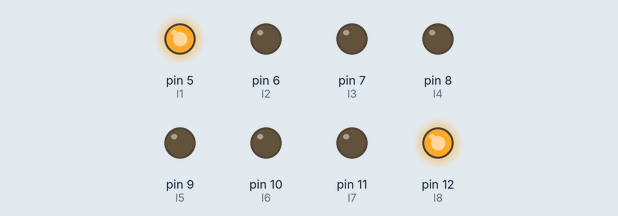
Recording of a sketch running on a simulated Arduino Uno, built with avr-gcc and run on an emulated ATmega328P. Shown: output pins drawn as LEDs (lit = HIGH).

Above: at 0.2 s.
At 1.2 s:
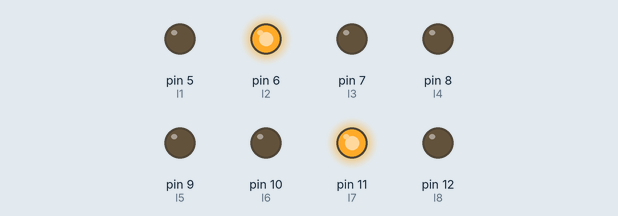
At 3.2 s:
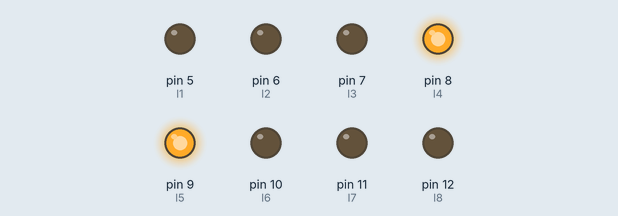
At 5.2 s:
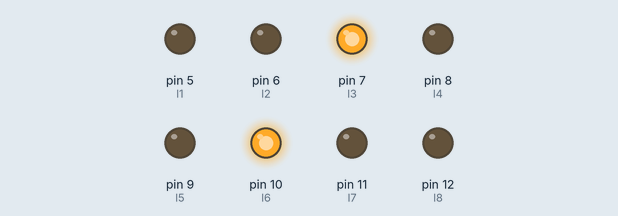
At 9.7 s:
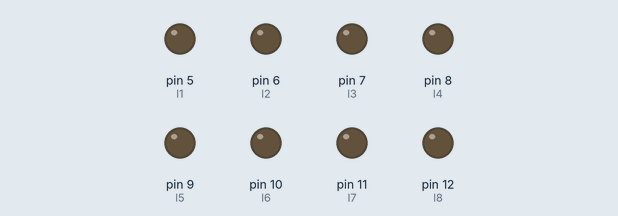
Timing chart, 0 to 10.4 s (numbered marks = the images above):
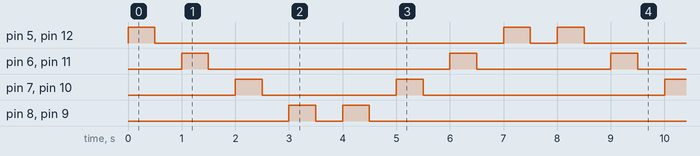

Measured:
- by itself, pin 5 (l1), pin 12 (l8): repeats every 8.0 s: LOW 6.5 s, HIGH 0.50 s, LOW 0.50 s, HIGH 0.50 s
- by itself, pin 6 (l2), pin 11 (l7): repeats every 8.0 s: LOW 4.5 s, HIGH 0.50 s, LOW 2.5 s, HIGH 0.50 s
- by itself, pin 7 (l3), pin 10 (l6): repeats every 8.0 s: LOW 2.5 s, HIGH 0.50 s, LOW 4.5 s, HIGH 0.50 s
- by itself, pin 8 (l4), pin 9 (l5): repeats every 8.0 s: LOW 0.50 s, HIGH 0.50 s, LOW 6.5 s, HIGH 0.50 s

The sketch:

GP2-3.ino
```cpp
int l1=5;
int l2=6;
int l3=7;
int l4=8;
int l5=9;
int l6=10;
int l7=11;
int l8=12;

void setup() {
  // put your setup code here, to run once:
  pinMode(l1,OUTPUT);
  pinMode(l2,OUTPUT);
  pinMode(l3,OUTPUT);
  pinMode(l4,OUTPUT);
  pinMode(l5,OUTPUT);
  pinMode(l6,OUTPUT);
  pinMode(l7,OUTPUT);
  pinMode(l8,OUTPUT);
}

void loop() {
  // put your main code here, to run repeatedly:
  // PRIMERO
  digitalWrite(l1,HIGH);
  digitalWrite(l2,LOW);
  digitalWrite(l3,LOW);
  digitalWrite(l4,LOW);
  digitalWrite(l5,LOW);
  digitalWrite(l6,LOW);
  digitalWrite(l7,LOW);
  digitalWrite(l8,HIGH);
  delay(500);

  digitalWrite(l1,LOW);
  digitalWrite(l2,LOW);
  digitalWrite(l3,LOW);
  digitalWrite(l4,LOW);
  digitalWrite(l5,LOW);
  digitalWrite(l6,LOW);
  digitalWrite(l7,LOW);
  digitalWrite(l8,LOW);
  delay(500);

  //SEGUNDO
  digitalWrite(l1,LOW);
  digitalWrite(l2,HIGH);
  digitalWrite(l3,LOW);
  digitalWrite(l4,LOW);
  digitalWrite(l5,LOW);
  digitalWrite(l6,LOW);
  digitalWrite(l7,HIGH);
  digitalWrite(l8,LOW);
  delay(500);

  digitalWrite(l1,LOW);
  digitalWrite(l2,LOW);
  digitalWrite(l3,LOW);
  digitalWrite(l4,LOW);
  digitalWrite(l5,LOW);
  digitalWrite(l6,LOW);
  digitalWrite(l7,LOW);
  digitalWrite(l8,LOW);
  delay(500);

  //TERCERO
  digitalWrite(l1,LOW);
  digitalWrite(l2,LOW);
  digitalWrite(l3,HIGH);
  digitalWrite(l4,LOW);
  digitalWrite(l5,LOW);
  digitalWrite(l6,HIGH);
  digitalWrite(l7,LOW);
  digitalWrite(l8,LOW);
  delay(500);

  digitalWrite(l1,LOW);
  digitalWrite(l2,LOW);
  digitalWrite(l3,LOW);
  digitalWrite(l4,LOW);
  digitalWrite(l5,LOW);
  digitalWrite(l6,LOW);
  digitalWrite(l7,LOW);
  digitalWrite(l8,LOW);
  delay(500);

  //CUARTO
  digitalWrite(l1,LOW);
  digitalWrite(l2,LOW);
  digitalWrite(l3,LOW);
  digitalWrite(l4,HIGH);
  digitalWrite(l5,HIGH);
  digitalWrite(l6,LOW);
  digitalWrite(l7,LOW);
  digitalWrite(l8,LOW);
  delay(500);

  digitalWrite(l1,LOW);
  digitalWrite(l2,LOW);
  digitalWrite(l3,LOW);
  digitalWrite(l4,LOW);
  digitalWrite(l5,LOW);
  digitalWrite(l6,LOW);
  digitalWrite(l7,LOW);
  digitalWrite(l8,LOW);
  delay(500);

  //QUINTO
  digitalWrite(l1,LOW);
  digitalWrite(l2,LOW);
  digitalWrite(l3,LOW);
  digitalWrite(l4,HIGH);
  digitalWrite(l5,HIGH);
  digitalWrite(l6,LOW);
  digitalWrite(l7,LOW);
  digitalWrite(l8,LOW);
  delay(500);

  digitalWrite(l1,LOW);
  digitalWrite(l2,LOW);
  digitalWrite(l3,LOW);
  digitalWrite(l4,LOW);
  digitalWrite(l5,LOW);
  digitalWrite(l6,LOW);
  digitalWrite(l7,LOW);
  digitalWrite(l8,LOW);
  delay(500);

  //SEXTO
  digitalWrite(l1,LOW);
  digitalWrite(l2,LOW);
  digitalWrite(l3,HIGH);
  digitalWrite(l4,LOW);
  digitalWrite(l5,LOW);
  digitalWrite(l6,HIGH);
  digitalWrite(l7,LOW);
  digitalWrite(l8,LOW);
  delay(500);

  digitalWrite(l1,LOW);
  digitalWrite(l2,LOW);
  digitalWrite(l3,LOW);
  digitalWrite(l4,LOW);
  digitalWrite(l5,LOW);
  digitalWrite(l6,LOW);
  digitalWrite(l7,LOW);
  digitalWrite(l8,LOW);
  delay(500);

  //SEPTIMO
  digitalWrite(l1,LOW);
  digitalWrite(l2,HIGH);
  digitalWrite(l3,LOW);
  digitalWrite(l4,LOW);
  digitalWrite(l5,LOW);
  digitalWrite(l6,LOW);
  digitalWrite(l7,HIGH);
  digitalWrite(l8,LOW);
  delay(500);

  digitalWrite(l1,LOW);
  digitalWrite(l2,LOW);
  digitalWrite(l3,LOW);
  digitalWrite(l4,LOW);
  digitalWrite(l5,LOW);
  digitalWrite(l6,LOW);
  digitalWrite(l7,LOW);
  digitalWrite(l8,LOW);
  delay(500);


  // OCTAVO
  digitalWrite(l1,HIGH);
  digitalWrite(l2,LOW);
  digitalWrite(l3,LOW);
  digitalWrite(l4,LOW);
  digitalWrite(l5,LOW);
  digitalWrite(l6,LOW);
  digitalWrite(l7,LOW);
  digitalWrite(l8,HIGH);
  delay(500);

  digitalWrite(l1,LOW);
  digitalWrite(l2,LOW);
  digitalWrite(l3,LOW);
  digitalWrite(l4,LOW);
  digitalWrite(l5,LOW);
  digitalWrite(l6,LOW);
  digitalWrite(l7,LOW);
  digitalWrite(l8,LOW);
  delay(500);

}
```
